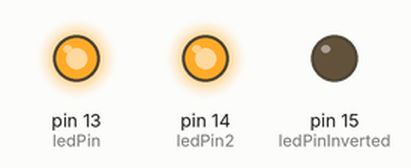
Recording of a sketch running on a simulated Arduino Uno, built with avr-gcc and run on an emulated ATmega328P. Shown: output pins drawn as LEDs (lit = HIGH).

Above: at 0.2 s.
At 1.7 s:
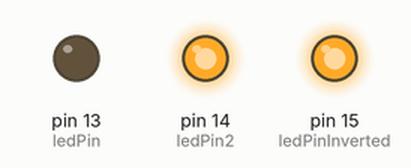
Timing chart, 0 to 3.0 s (numbered marks = the images above):
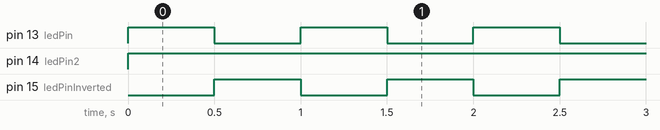

Measured:
- by itself, pin 13 (ledPin), pin 15 (ledPinInverted): alternates HIGH for 0.50 s and LOW for 0.50 s
- by itself, pin 14 (ledPin2): LOW → HIGH at 0.00 s

The sketch:

ledBlink.ino
```cpp
int ledPin = 13;
int ledPin2 = 14;
int ledPinInverted = 15;

void setup() {
  pinMode(ledPin, OUTPUT);
  pinMode(ledPin2, OUTPUT);
  pinMode(ledPinInverted, OUTPUT);
}

void loop() {
  digitalWrite(ledPin, HIGH);
  digitalWrite(ledPin2, HIGH);
  digitalWrite(ledPinInverted, LOW);
  delay(500);
  digitalWrite(ledPin, LOW);
  digitalWrite(ledPin, LOW);
  digitalWrite(ledPinInverted, HIGH);
  delay(500);
}
```
